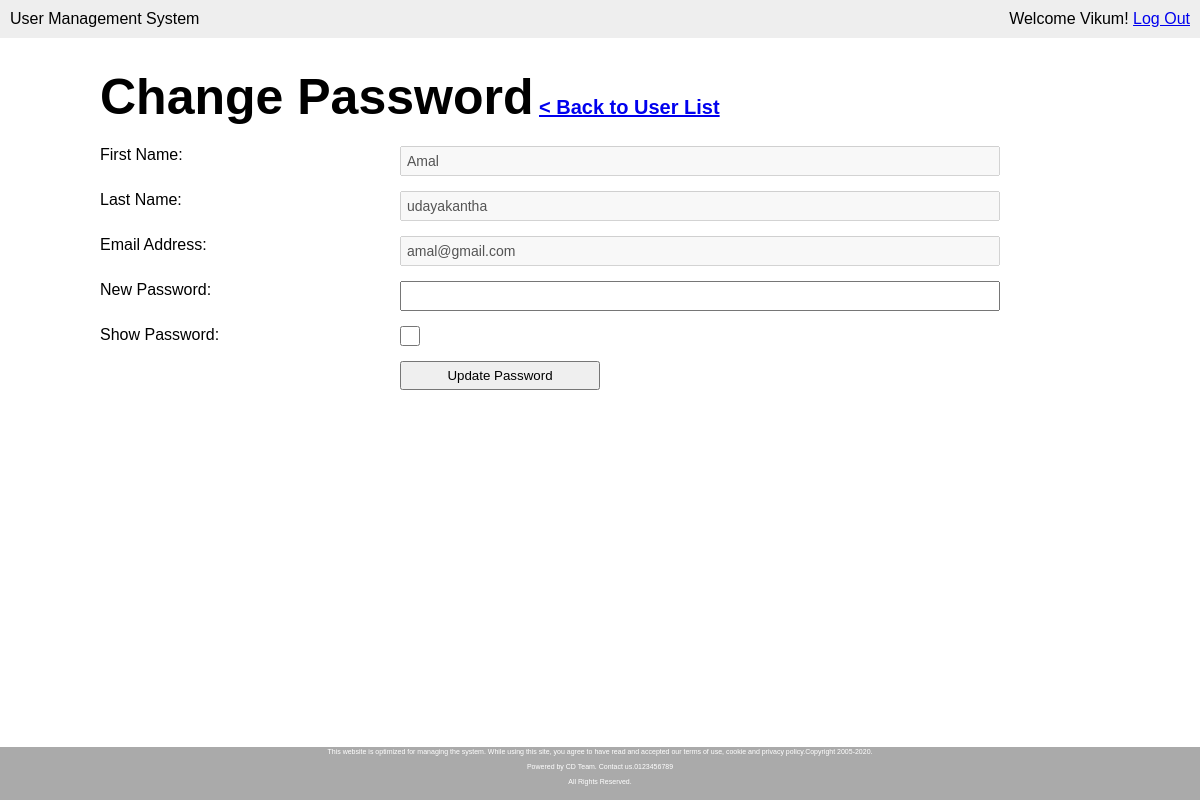
The page /change-password.php?user_id=9 (signed in) on the database its author committed.
### tables this page shows
CREATE TABLE `user` (
  `id` int(11) NOT NULL,
  `first_name` varchar(50) NOT NULL,
  `last_name` varchar(100) NOT NULL,
  `email` varchar(100) NOT NULL,
  `password` varchar(50) NOT NULL,
  `last_login` datetime NOT NULL,
  `is_deleted` tinyint(1) NOT NULL
);

### change-password.php (the view, shortened to what this page needs)
<?php require_once('inc/connection.php'); ?>
<?php
	$first_name = '';
	$last_name = '';
	$email = '';
	if (isset($_GET['user_id'])) {
		$user_id = mysqli_real_escape_string($connection, $_GET['user_id']);
		$query = "SELECT * FROM user WHERE id = {$user_id} LIMIT 1";
		$result_set = mysqli_query($connection, $query);
		if ($result_set) {
			if (mysqli_num_rows($result_set) == 1) {
				$result = mysqli_fetch_assoc($result_set);
				$first_name = $result['first_name'];
				$last_name = $result['last_name'];
				$email = $result['email'];
			} else {
				header('Location: users.php?err=user_not_found');
			}
		} else {
			header('Location: users.php?err=query_failed');
		}
	}
?>
<!DOCTYPE html>
<html lang="en">
<head>
	<link rel="stylesheet" href="css/main.css">
</head>
<body>
	<header>
		<div class="appname">User Management System</div>
		<div class="loggedin">Welcome <?php echo $_SESSION['first_name']; ?>! <a href="logout.php">Log Out</a></div>
	</header>
	<main>
		<h1>Change Password<span> <a href="users.php">< Back to User List</a></span></h1>
		<form action="change-password.php" method="post" class="userform">
			<p>
				<label for="">First Name:</label>
				<input type="text" name="first_name" <?php echo 'value="' . $first_name . '"'; ?> disabled>
			</p>
			<p>
				<label for="">Last Name:</label>
				<input type="text" name="last_name" <?php echo 'value="' . $last_name . '"'; ?> disabled>
			</p>
			<p>
				<label for="">Email Address:</label>
				<input type="text" name="email" <?php echo 'value="' . $email . '"'; ?> disabled>
			</p>
			<p>
				<label for="">New Password:</label>
				<input type="password" name="password" id="password">
			</p>
			<p>
				<label for="">Show Password:</label>
				<input type="checkbox" name="showpassword" id="showpassword" style="width:20px;height:20px">
			</p>
			<p>
				<label for="">&nbsp;</label>
				<button type="submit" name="submit">Update Password</button>
			</p>
		</form>
	</main>
	<div class="footer">
  		<p class="foot">This website is optimized for managing the system. While using this site, you agree to have read and accepted our terms of use, cookie and privacy policy.Copyright 2005-2020.</p>
  		<p class="foot">Powered by CD Team. Contact us.0123456789</p>
  		<p class="foot">All Rights Reserved.</p>
	</div>
</body>
</html>

### css/main.css (style rules this page uses)
* { margin: 0; }
html, body { height:100%; font-family: Arial, "Helvetica Neue", Helvetica, sans-serif; font-size: 16px; overflow:hidden; }
.footer { position: fixed; background: #aaa; bottom: 0; height: 6%; width: 100%; font-size: 7px; color: white; line-height: 0px; padding-bottom: 0px; padding-top: 5px; }
p { margin-bottom: 15px; }
p.foot { text-align: center; }
input { display: block; width: 100%; padding: 5px; -webkit-box-sizing: border-box; -moz-box-sizing: border-box; box-sizing: border-box; font-size: 14px; }
button { width: 100%; padding: 5px; -webkit-box-sizing: border-box; -moz-box-sizing: border-box; box-sizing: border-box; }
header { background: #eee; overflow: auto; padding: 10px; }
header .appname { float: left; }
header .loggedin { float: right; }
main { width: 1000px; margin: 30px auto; }
main h1 { margin-bottom: 20px; font-size: 50px; }
main h1 span { font-size: 20px; }
form.userform label { width: 30%; float: left; }
form.userform input { width: 60%; }
form.userform button { width: 200px; }

### rows shown on the page
user: first_name "Amal", last_name "udayakantha", email "amal@gmail.com"

### other values the page prints
$_SESSION['first_name'] "Vikum"
